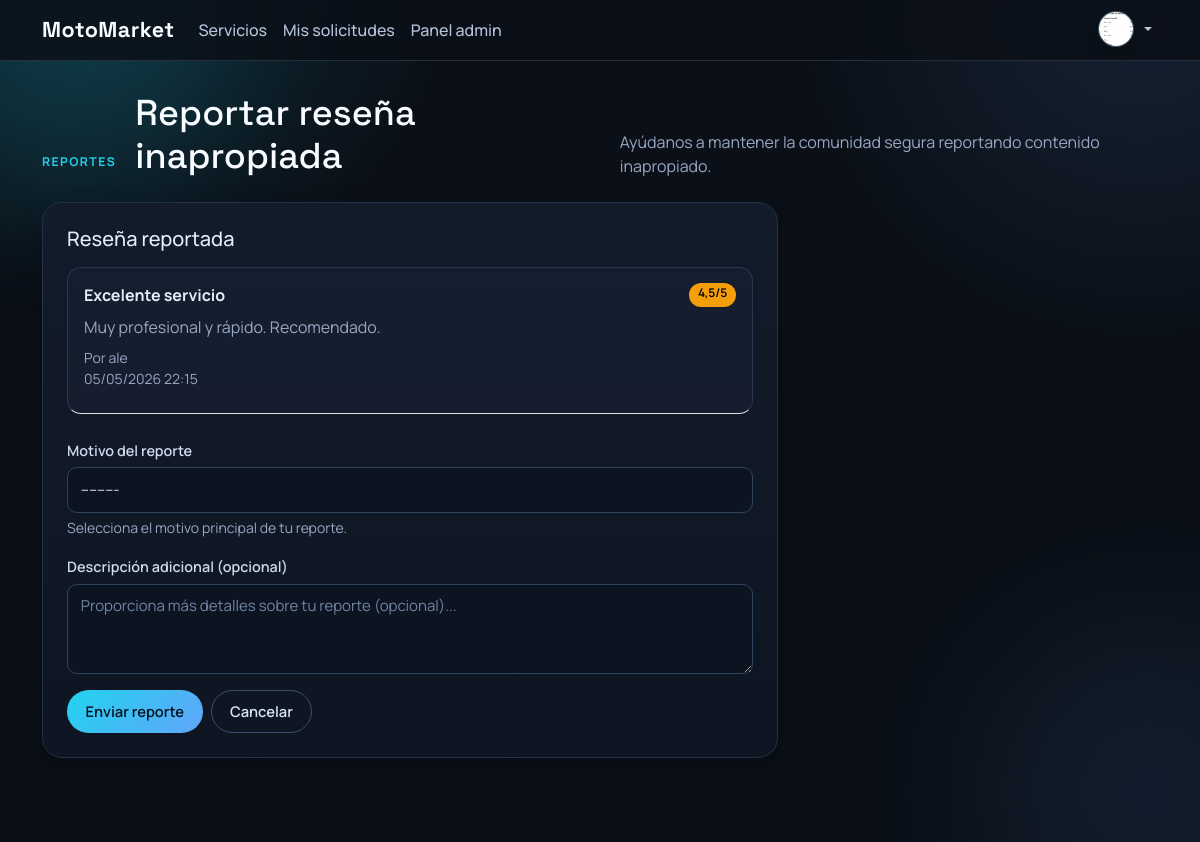
The app's page /valoraciones/10/reportar/ (signed in) with its own data.
### users/models.py (models this page shows, shortened)
class User(AbstractUser):
	class Role(models.TextChoices):
		CUSTOMER = 'customer', 'Cliente'
		PROFESSIONAL = 'professional', 'Profesional'
		ADMIN = 'admin', 'Administrador'
	email = models.EmailField(unique=True)
	role = models.CharField(max_length=20, choices=Role.choices, default=Role.CUSTOMER)
	must_change_password = models.BooleanField(default=False)
	@property
	def es_profesional(self):
		return self.role == self.Role.PROFESSIONAL
	@property
	def is_admin_account(self):
		return self.role == self.Role.ADMIN or self.is_superuser
	@property
	def es_admin(self):
		return self.is_admin_account

class Profile(models.Model):
	user = models.OneToOneField(settings.AUTH_USER_MODEL, on_delete=models.CASCADE, related_name='profile')
	phone = models.CharField(max_length=30, blank=True)
	city = models.CharField(max_length=120, blank=True)
	address = models.CharField(max_length=255, blank=True)
	bio = models.TextField(blank=True)
	avatar = models.ImageField(upload_to='avatars/', blank=True, null=True)
	avatar_url = models.URLField(blank=True)
	created_at = models.DateTimeField(auto_now_add=True)
	updated_at = models.DateTimeField(auto_now=True)

### reviews/models.py (models this page shows, shortened)
class Review(models.Model):
	service = models.ForeignKey('services.Service', on_delete=models.CASCADE, related_name='reviews')
	reviewer = models.ForeignKey(settings.AUTH_USER_MODEL, on_delete=models.CASCADE, related_name='reviews')
	title = models.CharField(max_length=120, default='')
	rating = models.DecimalField(
		max_digits=2,
		decimal_places=1,
		validators=[MinValueValidator(1.0), MaxValueValidator(5.0)]
	)
	comment = models.TextField(default='')
	created_at = models.DateTimeField(auto_now_add=True)
	updated_at = models.DateTimeField(auto_now=True)
	is_deleted = models.BooleanField(default=False)
	class Meta:
		ordering = ['-created_at']
		constraints = [
			models.UniqueConstraint(fields=['service', 'reviewer'], name='unique_service_reviewer_review'),
		]

### reviews/views.py (the view)
# urls.py: path('<int:review_id>/reportar/', views.report_review, name='report_review'),
@login_required
def report_review(request, review_id):
	resena = get_object_or_404(Review, pk=review_id)
	if resena.reviewer == request.user:
		messages.error(request, 'No puedes reportar tu propia reseña.')
		return redirect('services:service_detail', pk=resena.service.pk)
	if request.method == 'POST':
		formulario = ReviewReportForm(request.POST)
		if formulario.is_valid():
			reporte = formulario.save(commit=False)
			reporte.review = resena
			reporte.reporter = request.user
			reporte.save()
			messages.success(request, 'Reporte enviado correctamente. Gracias por ayudarnos a mantener la comunidad segura.')
			return redirect('services:service_detail', pk=resena.service.pk)
	else:
		formulario = ReviewReportForm()
	context = {
		'form': formulario,
		'review': resena,
	}
	return render(request, 'reviews/report_form.html', context)

### reviews/forms.py
class ReviewReportForm(forms.ModelForm):
    class Meta:
        model = ReviewReport
        fields = ('reason', 'description')
        labels = {
            'reason': 'Motivo del reporte',
            'description': 'Descripción adicional (opcional)',
        }
        widgets = {
            'reason': forms.Select(attrs={
                'class': 'form-select',
            }),
            'description': forms.Textarea(attrs={
                'class': 'form-control',
                'rows': 3,
                'placeholder': 'Proporciona más detalles sobre tu reporte (opcional)...',
            }),
        }
        help_texts = {
            'reason': 'Selecciona el motivo principal de tu reporte.',
        }

### templates/reviews/report_form.html (shortened to what this page needs)
{% extends 'base.html' %}
{% block content %}
<div class="section-header mb-4">
  <span class="eyebrow">Reportes</span>
  <h1 class="section-title">Reportar reseña inapropiada</h1>
  <p class="section-lead">Ayúdanos a mantener la comunidad segura reportando contenido inapropiado.</p>
</div>
<div class="row g-4">
  <div class="col-lg-8">
    <div class="card-glass p-4 mb-4">
      <h2 class="h5 mb-3">Reseña reportada</h2>
      <article class="review-item mb-4 pb-4 border-bottom">
        <div class="d-flex justify-content-between gap-3 flex-wrap">
          <strong>{{ review.title|default:'Sin título' }}</strong>
          <span class="badge text-bg-warning">{{ review.rating }}/5</span>
        </div>
        <p class="mb-0 mt-2 text-muted">{{ review.comment|default:'Sin comentario' }}</p>
        <small class="d-block mt-2 text-muted">Por {{ review.reviewer.get_full_name|default:review.reviewer.username }}</small>
        <small class="d-block text-muted">{{ review.created_at|date:"d/m/Y H:i" }}</small>
      </article>
      <form method="post" class="row g-3" novalidate>
        <div class="col-12">
          <label class="form-label" for="id_reason">{{ form.reason.label }}</label>
          {{ form.reason }}
          {% if form.reason.help_text %}
          <small class="form-text text-muted d-block mt-1">{{ form.reason.help_text }}</small>
          {% endif %}
        </div>
        <div class="col-12">
          <label class="form-label" for="id_description">{{ form.description.label }}</label>
          {{ form.description }}
        </div>
        <div class="col-12 d-flex gap-2">
          <button class="btn btn-primary" type="submit">Enviar reporte</button>
          <a class="btn btn-outline-light" href="{% url 'services:service_detail' review.service.pk %}">Cancelar</a>
        </div>
      </form>
    </div>
  </div>
</div>
{% endblock %}

### templates/base.html (shortened to what this page needs)
{% load static %}
<!doctype html>
<html lang="es">
  <head>
    <link href="https://cdn.jsdelivr.net/npm/bootstrap@5.3.3/dist/css/bootstrap.min.css" rel="stylesheet">
    <link rel="stylesheet" href="{% static 'css/styles.css' %}?v=36">
  </head>
  <body class="app-shell">
    <div class="ambient ambient-1"></div>
    <div class="ambient ambient-2"></div>
    <nav class="navbar navbar-expand-lg navbar-dark site-nav">
      <div class="container">
        <a class="navbar-brand brand-mark" href="{% url 'services:service_list' %}">MotoMarket</a>
        <div class="collapse navbar-collapse" id="mainNav">
          <ul class="navbar-nav me-auto mb-2 mb-lg-0">
            <li class="nav-item"><a class="nav-link" href="{% url 'services:service_list' %}">Servicios</a></li>
            {% if user.is_authenticated %}
            <li class="nav-item"><a class="nav-link" href="{% url 'requests_app:request_history' %}">Mis solicitudes</a></li>
            {% endif %}
            {% if user.is_authenticated and user.es_admin %}
            <li class="nav-item"><a class="nav-link" href="{% url 'users:admin_dashboard' %}">Panel admin</a></li>
            {% endif %}
          </ul>
          <ul class="navbar-nav ms-auto">
            {% if user.is_authenticated %}
            <li class="nav-item dropdown dropdown-hover user-menu">
              <a class="nav-link dropdown-toggle user-avatar-toggle" href="#" role="button" data-bs-toggle="dropdown" aria-expanded="false">
                <span class="avatar-circle avatar-circle--sm user-avatar">
                  {% if user.profile.avatar %}
                  <img src="{{ user.profile.avatar.url }}" alt="Avatar de {{ user.get_full_name|default:user.username }}">
                  {% elif user.profile.avatar_url %}
                  <img src="{{ user.profile.avatar_url }}" alt="Avatar de {{ user.get_full_name|default:user.username }}">
                  {% else %}
                  <span>{{ user.username|slice:":1"|upper }}</span>
                  {% endif %}
                </span>
              </a>
            </li>
            {% else %}
            <li class="nav-item"><a class="nav-link" href="{% url 'users:register' %}">Registro</a></li>
            <li class="nav-item"><a class="nav-link" href="{% url 'login' %}">Entrar</a></li>
            {% endif %}
          </ul>
        </div>
      </div>
    </nav>
    <main class="container page-wrap">
      {% block content %}{% endblock %}
    </main>
  </body>
</html>

### records on screen
User: profile.avatar (picture)
Review: title "Excelente servicio", rating "4,5", comment "Muy profesional y rápido. Recomendado.", reviewer.get_full_name "ale", created_at "05/05/2026 22:15"
